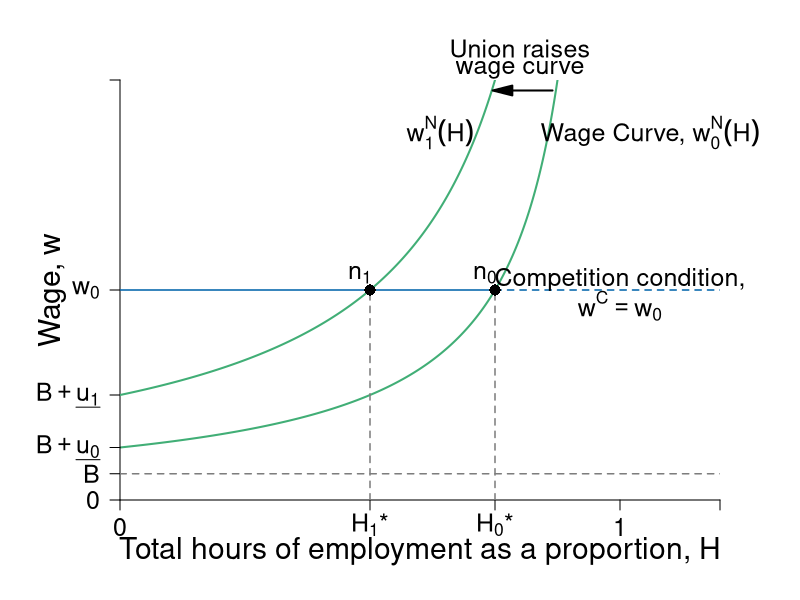

Write R code to recreate this figure.
require(shape)
require(plotrix)
pdf(file = "employment/employment_unions_bad.pdf", width = 9, height = 7)

#Set parameters for graphics
pointsize <- 1.8
axislabelsize <- 1.8
labelsize <- 1.5
namesize <- 1.8
annotatesize <- 1.5
graphlinewidth <- 2
segmentlinewidth <- 1.5

COL <- c("#7fc97f", "#beaed4", "#fdc086", "#ffff99", "#386cb0", "#f0027f", "#bf5b17", "#666666")
COLA <- c("#e0f3db", "#99d8c9","#66c2a4","#41ae76", "#238b45", "#005824")
COLB <- c("#c6dbef", "#4eb3d3", "#2b8cbe", "#0868ac","#084081")
COLC <- c("#fcfbfd", "#efedf5", "#dadaeb", "#bcbddc", "#9e9ac8", "#807dba", "#6a51a3", "#54278f", "#3f007d")
grays <- gray.colors(25, start = 1, end = 0, alpha = 1)

WageFn <- function(H, delta = 5) {
  delta /(1 - H)
}


par(mar =  c(5, 6, 4, 4))
xlims <- c(0, 1.2)
ylims <- c(0, 40)


plot(0, 0, xlim = xlims, ylim = ylims, type = "n",
     xlab = expression(paste("Total hours of employment as a proportion, ", H)),
     ylab = expression(paste("Wage, ", w)),
     xaxt = "n", 
     yaxt = "n",
     cex.lab = axislabelsize, 
     line = 2.5,
     bty = "n", 
     xaxs = "i", 
     yaxs = "i")

npts <- 500 
npts2 <- 501
#Specify the sequences of points for graphing. 
xx1 <- seq(xlims[1], 0.9, length.out = npts)
xx2 <- seq(xlims[1], xlims[2], length.out = npts)
xx3 <- seq(xlims[1], xlims[2], length.out = npts2)
xx4 <- seq(xlims[1], 25, length.out = npts2)

#Draw the lines for the graphs
lines(xx1, WageFn(xx1), col = COLA[4], lwd = graphlinewidth)
#lines(xx2, solowCondition(xx2, delta = 5), col = COL[3], lwd = 4)
#lines(xx2, solowInfeas(xx2, delta = 5), col = COL[1], lwd = 4, lty = 2)

#Customize ticks and labels for the plot
ticksy <- c(0, 2.5, 5, 10, 20,  40)
#ylabels <- c(0, expression(paste(B)), expression(paste(B+underline(u)/t[0])), expression(paste(B+underline(u)/t[1])), expression(paste(w[0])), NA)
ylabels <- c(0, expression(paste(B)), expression(paste(B+underline(u[0]))), expression(paste(B+underline(u[1]))), expression(paste(w[0])), NA)
ticksx <- c(0, 0.5, 0.75, 1, xlims[2])
xlabels <- c(0, expression(paste(H[1],"*")),expression(paste(H[0],"*")), 1.0, NA)
axis(1, at = ticksx, pos = 0, labels = xlabels, cex.axis = labelsize)
axis(2, at = ticksy, pos = 0, labels = ylabels, las = 1, cex.axis = labelsize)

#Annotation of the  graphs
text(1.06, 35, expression(paste("Wage Curve, ", w[0]^N*(H))), cex = labelsize,xpd = TRUE)

#segments(1, 0, 1, 42, lty = 2, lwd = 3, col = "darkgray")
segments(0.75, 0, 0.75, 20, lty = 2, lwd = segmentlinewidth, col = grays[20])

#Arrows(0.8, 15, 0.8, 19, col = "black", lty = 1, lwd = 2, arr.type = "triangle")
#Arrows(0.8, 15, 0.8, 11, col = "black", lty = 1, lwd = 2, arr.type = "triangle")
#text(0.98, 16.5, expression(paste("Employment rent")))
#text(0.98, 15, expression(paste("decreases with union")))

#Original Zero profit condition 
segments(0, 20, 0.75, 20, lty = 1, lwd = segmentlinewidth, col = COLB[4])
segments(0.75, 20, 1.2, 20, lty = 2, lwd = segmentlinewidth, col = COLB[4])

points(0.75, 20, pch = 16, col = "black", cex = 1.5)
text(0.73, 21.5, expression(paste(n[0])), cex = labelsize)


#Union raises the wage function
lines(xx1, WageFn(xx1, delta = 10), col = COLA[4], lwd = graphlinewidth)

#segments(0, 10, 1.2, 10, lty = 2, lwd = 2, col = "darkgray")
#text(0.97, 11, expression(paste(B + a[1])))

text(0.64, 35, expression(paste(w[1]^N*(H))), cex = labelsize)

Arrows(0.865, 39, 0.765, 39, col = "black", lty = 1, lwd = 2, arr.type = "triangle")
text(0.8, 43, expression(paste("Union raises")), cex = labelsize, xpd = TRUE)
text(0.8, 41, expression(paste("wage curve")), cex = labelsize, xpd = TRUE)
# 
segments(0.5, 0, 0.5, 20, lty = 2, lwd = segmentlinewidth, col = grays[20])
points(0.5, 20, pch = 16, col = "black", cex = 1.5)
text(0.48, 21.5, expression(paste(n[1])), cex = labelsize)
#text(1.02, 26, expression(paste(zpc[1], ", ", w == w[1])))


#Unemployment benefits & a
#segments(0, 5, 1.2, 5, lty = 2, lwd = 2, col = "darkgray")
segments(0, 2.5, 1.2, 2.5, lty = 2, lwd = segmentlinewidth, col = grays[20])

#Zero profit condition
text(1.00, 21, expression(paste("Competition condition,")), cex = labelsize, xpd = TRUE)
text(1.00, 18.5, expression(paste(w^C == w[0])), cex = labelsize, xpd = TRUE)

#text(0.97, 6, expression(paste(B + a[0])))
#text(0.97, 3.5, expression(paste(B, " (unemployment benefits)")))
#text(1.08, 36, expression(paste("level of")))
#text(1.08, 34, expression(paste("employment, ", bar(H))))


dev.off()
